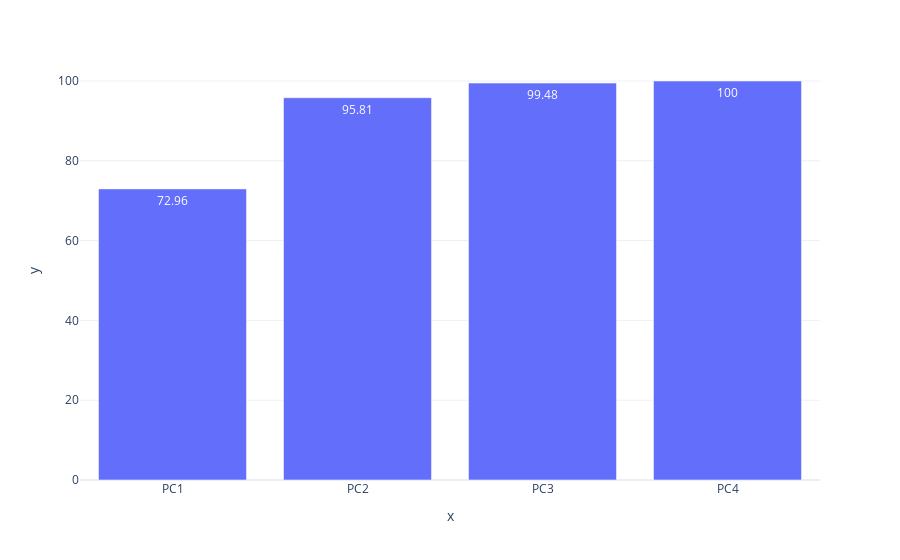

This figure's notebook cell:
### Code cell
px.bar(x = columns, y = percent_variance.cumsum(), text = percent_variance.cumsum(), template = 'plotly_white')

### Figure 1 — Plotly figure (JSON) as saved in the notebook; plotly's stock layout.template omitted (floating-point values rounded to 4 significant figures)
{"data": [{"alignmentgroup": "True", "hovertemplate": "x=%{x}<br>y=%{y}<br>text=%{text}<extra></extra>", "legendgroup": "", "marker": {"color": "#636efa"}, "name": "", "offsetgroup": "", "orientation": "v", "showlegend": false, "text": [72.96, 95.81, 99.48, 100], "textposition": "auto", "type": "bar", "x": ["PC1", "PC2", "PC3", "PC4"], "xaxis": "x", "y": [72.96, 95.81, 99.48, 100], "yaxis": "y"}], "layout": {"autosize": true, "barmode": "relative", "legend": {"tracegroupgap": 0}, "margin": {"t": 60}, "xaxis": {"anchor": "y", "autorange": true, "domain": [0, 1], "range": [-0.5, 3.5], "title": {"text": "x"}, "type": "category"}, "yaxis": {"anchor": "x", "autorange": true, "domain": [0, 1], "range": [0, 105.3], "title": {"text": "y"}, "type": "linear"}}}
